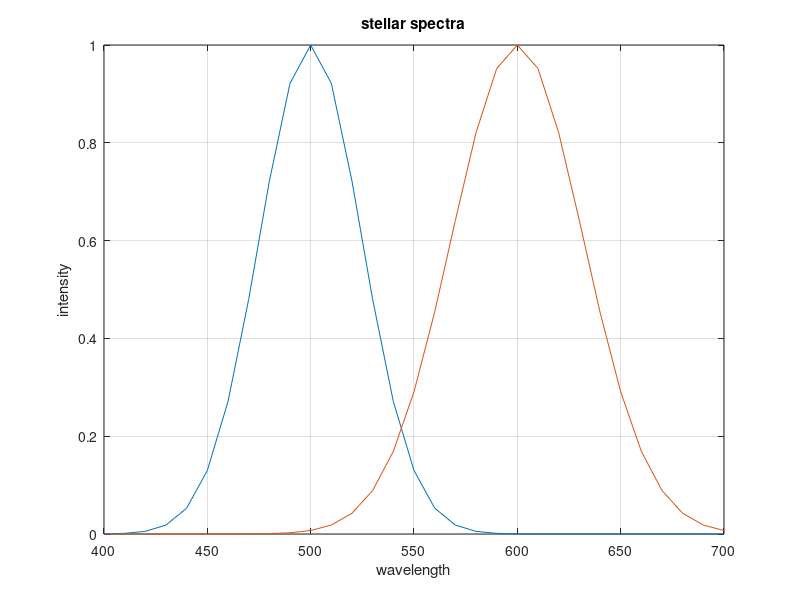

Recreate this plot in MATLAB.
wavelength = 400:10:700

spectrum1 = exp(-((wavelength - 500) / 35).^2)
spectrum2 = exp(-((wavelength - 600) / 45).^2)

plot(wavelength,spectrum1)
hold on
plot(wavelength,spectrum2)

xlabel("wavelength")
ylabel("intensity")
title("stellar spectra")
grid on
